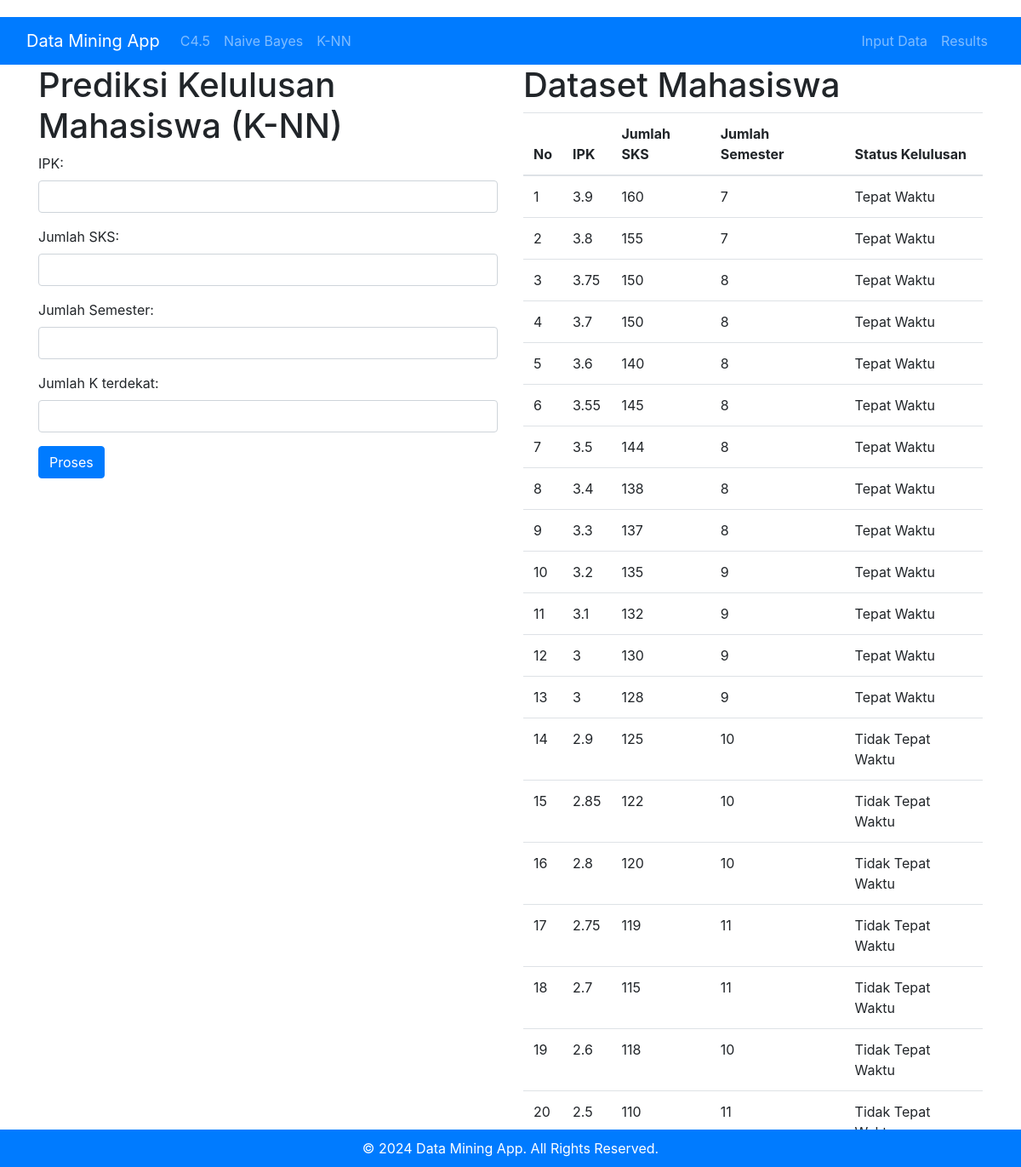
Page /theme.php?page=knn on the committed database.
### tables this page shows
CREATE TABLE `mahasiswa_kelulusan` (
  `id` int NOT NULL AUTO_INCREMENT,
  `nama` varchar(100) DEFAULT NULL,
  `ipk` float NOT NULL,
  `jumlah_sks` int NOT NULL,
  `jumlah_semester` int NOT NULL,
  `status_kelulusan` varchar(50) DEFAULT NULL,
  PRIMARY KEY (`id`)
);

### knn.php (the view, shortened to what this page needs)
<!DOCTYPE html>
<html lang="en">
<head>
</head>
<body>
    <link rel="stylesheet" href="https://cdn.jsdelivr.net/npm/bootstrap@4.6.2/dist/css/bootstrap.min.css">
    <div class="container">
        <div class="row">
            <div class="col">
                <h1>Prediksi Kelulusan Mahasiswa (K-NN)</h1>
                <form action="?page=knn_prediksi" method="POST">
                    <div class="form-group">
                        <label for="ipk">IPK:</label>
                        <input type="number" step="0.01" class="form-control" id="ipk" name="ipk" required>
                    </div>
                    <div class="form-group">
                        <label for="jumlah_sks">Jumlah SKS:</label>
                        <input type="number" class="form-control" id="jumlah_sks" name="jumlah_sks" required>
                    </div>
                    <div class="form-group">
                        <label for="jumlah_semester">Jumlah Semester:</label>
                        <input type="number" class="form-control" id="jumlah_semester" name="jumlah_semester" required>
                    </div>
                    <div class="form-group">
                        <label for="k">Jumlah K terdekat:</label>
                        <input type="number" class="form-control" id="k" name="k" required>
                    </div>
                    <button type="submit" class="btn btn-primary">Proses</button>
                </form>
            </div>
            <div class="col">
                <h1>Dataset Mahasiswa</h1>
                <table class="table">
                    <thead>
                        <tr>
                            <th>No</th>
                            <th>IPK</th>
                            <th>Jumlah SKS</th>
                            <th>Jumlah Semester</th>
                            <th>Status Kelulusan</th>
                        </tr>
                    </thead>
                    <tbody>
                        <?php
                        include 'db.php';
                        $sql = "SELECT * FROM mahasiswa_kelulusan ORDER BY ipk DESC";
                        $result = $conn->query($sql);
                        if ($result->num_rows > 0) {
                            $no = 1;
                            while ($row = $result->fetch_assoc()) {
                                echo "<tr>";
                                echo "<td>" . $no . "</td>";
                                echo "<td>" . $row['ipk'] . "</td>";
                                echo "<td>" . $row['jumlah_sks'] . "</td>";
                                echo "<td>" . $row['jumlah_semester'] . "</td>";
                                echo "<td>" . $row['status_kelulusan'] . "</td>";
                                echo "</tr>";
                                $no++;
                            }
                        }
                        ?>
                    </tbody>
                </table>
            </div>
        </div>
    </div>
</body>
</html>

### theme.php (style rules this page uses)
body { background-color: #f8f9fa; padding-top: 20px; }

### rows in the picture
mahasiswa_kelulusan: ipk "3.9", jumlah_sks "160", jumlah_semester "7", status_kelulusan "Tepat Waktu"
mahasiswa_kelulusan: ipk "3.8", jumlah_sks "155", jumlah_semester "7", status_kelulusan "Tepat Waktu"
mahasiswa_kelulusan: ipk "3.75", jumlah_sks "150", jumlah_semester "8", status_kelulusan "Tepat Waktu"
mahasiswa_kelulusan: ipk "3.7", jumlah_sks "150", jumlah_semester "8", status_kelulusan "Tepat Waktu"
mahasiswa_kelulusan: ipk "3.6", jumlah_sks "140", jumlah_semester "8", status_kelulusan "Tepat Waktu"
mahasiswa_kelulusan: ipk "3.55", jumlah_sks "145", jumlah_semester "8", status_kelulusan "Tepat Waktu"
mahasiswa_kelulusan: ipk "3.5", jumlah_sks "144", jumlah_semester "8", status_kelulusan "Tepat Waktu"
mahasiswa_kelulusan: ipk "3.4", jumlah_sks "138", jumlah_semester "8", status_kelulusan "Tepat Waktu"
mahasiswa_kelulusan: ipk "3.3", jumlah_sks "137", jumlah_semester "8", status_kelulusan "Tepat Waktu"
mahasiswa_kelulusan: ipk "3.2", jumlah_sks "135", jumlah_semester "9", status_kelulusan "Tepat Waktu"
mahasiswa_kelulusan: ipk "3.1", jumlah_sks "132", jumlah_semester "9", status_kelulusan "Tepat Waktu"
mahasiswa_kelulusan: ipk "3", jumlah_sks "130", jumlah_semester "9", status_kelulusan "Tepat Waktu"
mahasiswa_kelulusan: ipk "3", jumlah_sks "128", jumlah_semester "9", status_kelulusan "Tepat Waktu"
mahasiswa_kelulusan: ipk "2.9", jumlah_sks "125", jumlah_semester "10", status_kelulusan "Tidak Tepat Waktu"
mahasiswa_kelulusan: ipk "2.85", jumlah_sks "122", jumlah_semester "10", status_kelulusan "Tidak Tepat Waktu"
mahasiswa_kelulusan: ipk "2.8", jumlah_sks "120", jumlah_semester "10", status_kelulusan "Tidak Tepat Waktu"
mahasiswa_kelulusan: ipk "2.75", jumlah_sks "119", jumlah_semester "11", status_kelulusan "Tidak Tepat Waktu"
mahasiswa_kelulusan: ipk "2.7", jumlah_sks "115", jumlah_semester "11", status_kelulusan "Tidak Tepat Waktu"
mahasiswa_kelulusan: ipk "2.6", jumlah_sks "118", jumlah_semester "10", status_kelulusan "Tidak Tepat Waktu"
mahasiswa_kelulusan: ipk "2.5", jumlah_sks "110", jumlah_semester "11", status_kelulusan "Tidak Tepat…"
